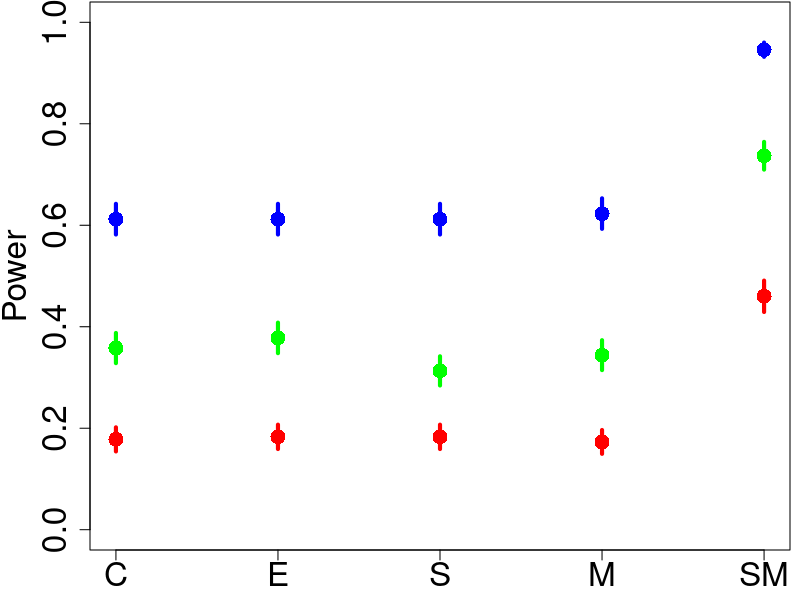
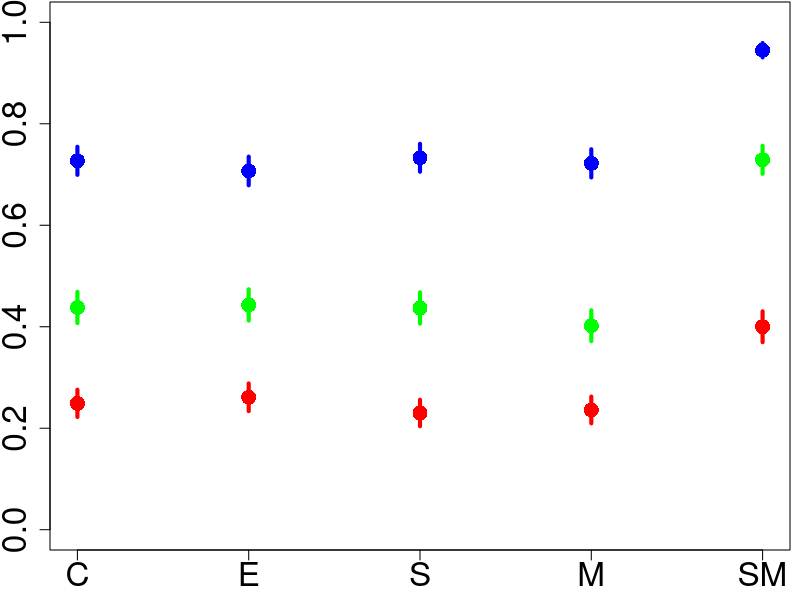
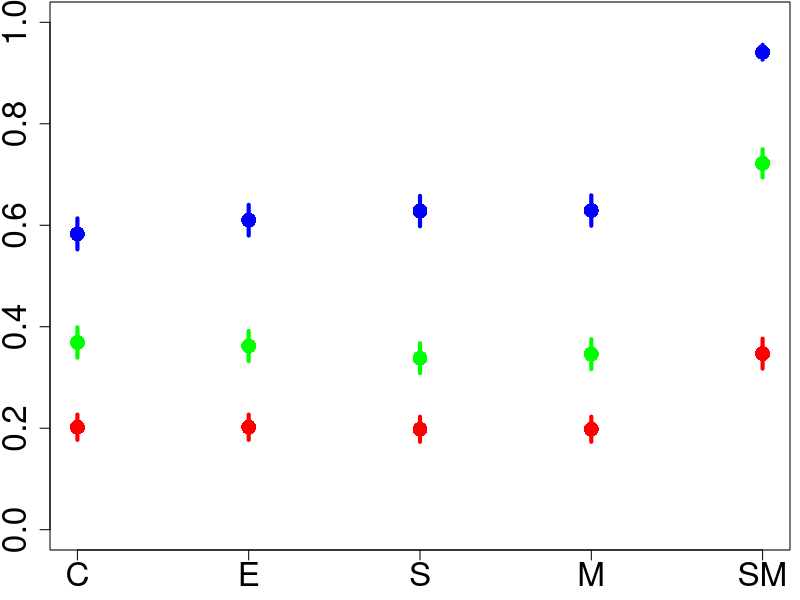
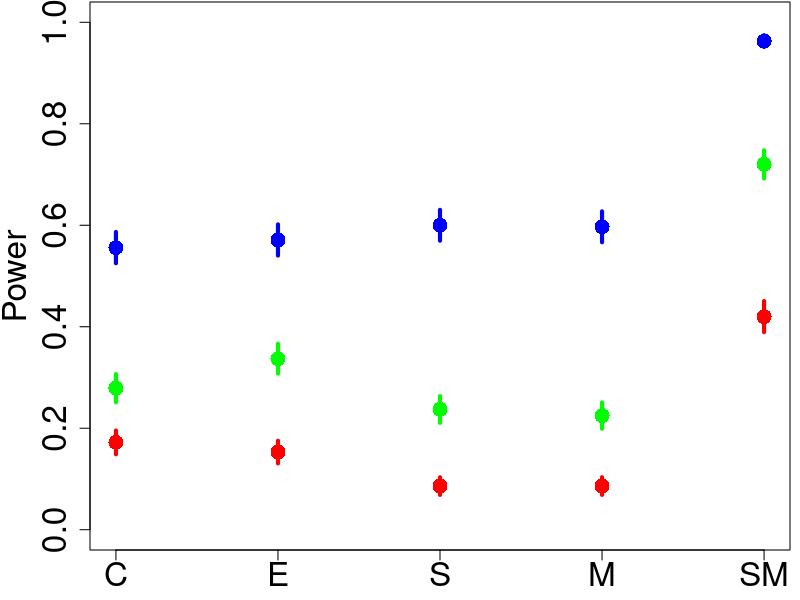
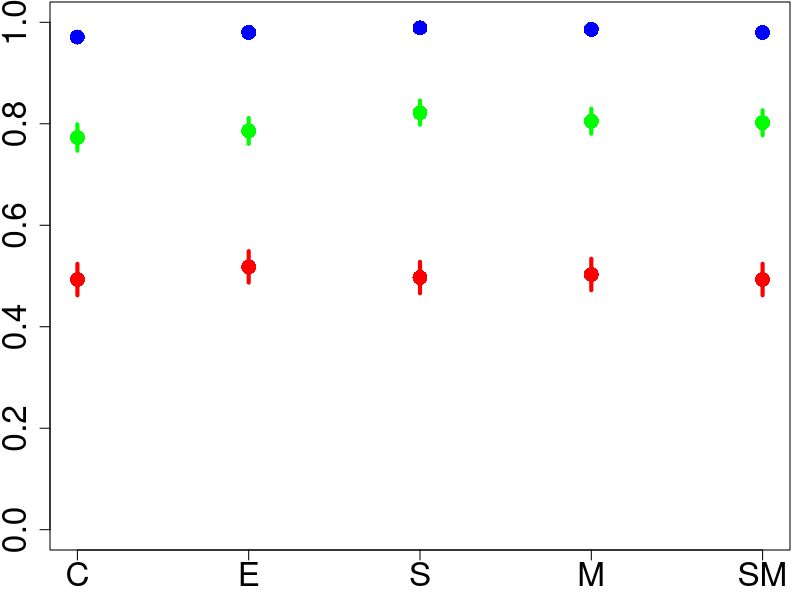
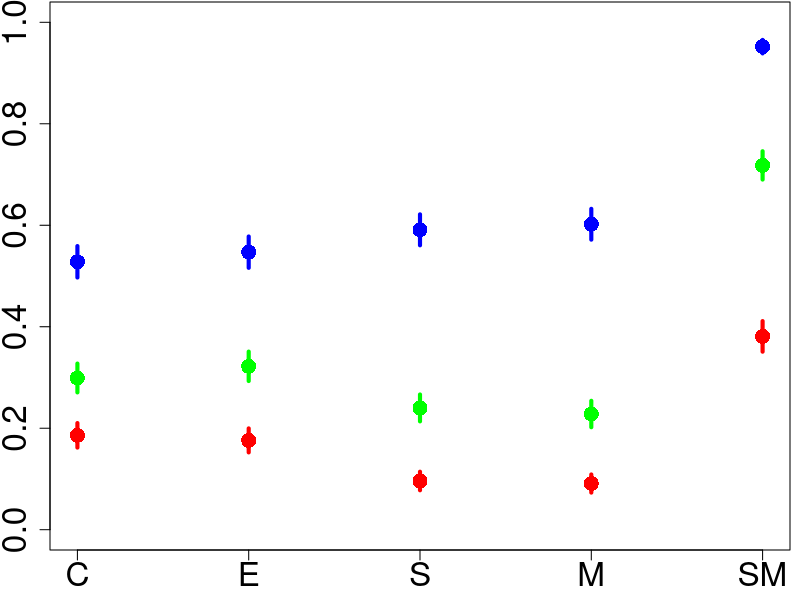
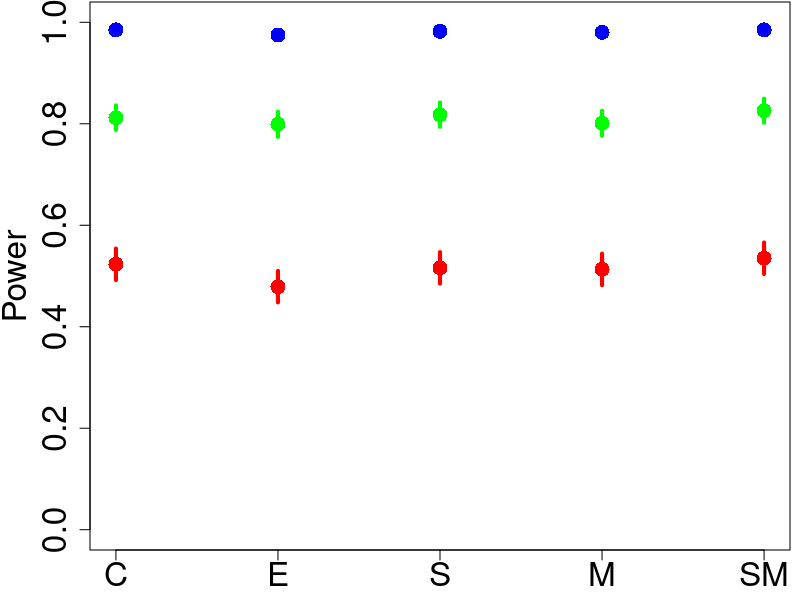
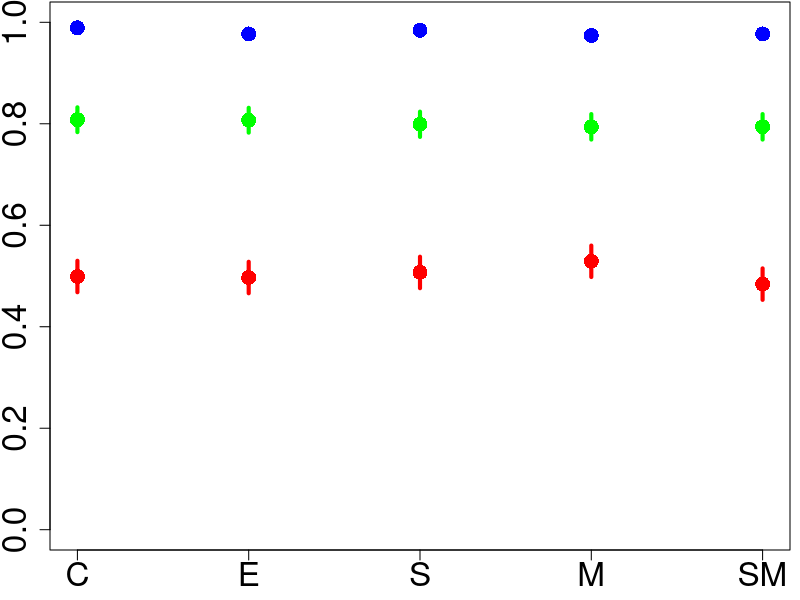

These charts were generated, in order, by the following R code:
setwd("c:/users/kapelner/workspace/StatTurk/matching_sims")
POW = read.csv("all_powers.csv", row.names = NULL)

POW

n_50_col = "red"
n_100_col = "green"
n_200_col = "blue"
offset_classic = 2
offset_linear = 7
offset_exact = 12
offset_mod_I = 1
offset_mod_II = 4
offset_mod_III = 7
PCH_symbol = 16
METHOD_NAMES = c("C", "E", "S", "M", "SM")
CEX_SIZE = 2
GEN_FOR_FILES = TRUE
MARGINS_INNER = c(2.5,2.5,0.1,0.5)
MARGINS = c(2.5,4.5,0.1,0.5)
DOT_SIZE = 2
LINE_THICKNESS = 4

graphics.off()
par(mar=MARGINS)

########MODEL I Classic
if (GEN_FOR_FILES){
	pdf("model_I_classic.PDF")
	par(mar=MARGINS)
} else {
	windows()
}
plot(1:5, rep(0, 5), ylim = c(0, 1), xlab = "", ylab = "Power", cex.lab = CEX_SIZE, type = "n", xaxt = "n", cex.axis = CEX_SIZE)
axis(1, at = 1:5, labels = METHOD_NAMES, cex.axis = CEX_SIZE)
points(1:5, POW[offset_mod_I, (offset_classic + 1:5)], ylim = c(0, 1), cex = DOT_SIZE, xlab = "", ylab = "Power", col = n_50_col, pch = PCH_symbol)
for (i in 1 : 5){
	mid = POW[offset_mod_I, offset_classic + i]
	moe = 1.96 * sqrt(mid * (1 - mid) / 1000)
	segments(i, mid - moe, i, mid + moe, col = n_50_col, lwd = LINE_THICKNESS)
}
points(1:5, POW[(offset_mod_I + 1), (offset_classic + 1:5)], ylim = c(0, 1), cex = DOT_SIZE, xlab = "", ylab = "Power", col = n_100_col, pch = PCH_symbol)
for (i in 1 : 5){
	mid = POW[(offset_mod_I + 1), offset_classic + i]
	moe = 1.96 * sqrt(mid * (1 - mid) / 1000)
	segments(i, mid - moe, i, mid + moe, col = n_100_col, lwd = LINE_THICKNESS)
}
points(1:5, POW[(offset_mod_I + 2), (offset_classic + 1:5)], ylim = c(0, 1), cex = DOT_SIZE, xlab = "", ylab = "Power", col = n_200_col, pch = PCH_symbol)
for (i in 1 : 5){
	mid = POW[(offset_mod_I + 2), offset_classic + i]
	moe = 1.96 * sqrt(mid * (1 - mid) / 1000)
	segments(i, mid - moe, i, mid + moe, col = n_200_col, lwd = LINE_THICKNESS)
}
if (GEN_FOR_FILES){
	dev.off()
}


########MODEL I Linear
if (GEN_FOR_FILES){
	pdf("model_I_linear.PDF")
	par(mar=MARGINS_INNER)
} else {
	windows()
}
plot(1:5, rep(0, 5), ylim = c(0, 1), xlab = "", ylab = "Power", type = "n", xaxt = "n", cex.axis = CEX_SIZE)
axis(1, at = 1:5, labels = METHOD_NAMES, cex.axis = CEX_SIZE)
points(1:5, POW[offset_mod_I, (offset_linear + 1:5)], ylim = c(0, 1), cex = DOT_SIZE, xlab = "", ylab = "Power", col = n_50_col, pch = PCH_symbol)
for (i in 1 : 5){
	mid = POW[offset_mod_I, offset_linear + i]
	moe = 1.96 * sqrt(mid * (1 - mid) / 1000)
	segments(i, mid - moe, i, mid + moe, col = n_50_col, lwd = LINE_THICKNESS)
}
points(1:5, POW[(offset_mod_I + 1), (offset_linear + 1:5)], ylim = c(0, 1), cex = DOT_SIZE, xlab = "", ylab = "Power", col = n_100_col, pch = PCH_symbol)
for (i in 1 : 5){
	mid = POW[(offset_mod_I + 1), offset_linear + i]
	moe = 1.96 * sqrt(mid * (1 - mid) / 1000)
	segments(i, mid - moe, i, mid + moe, col = n_100_col, lwd = LINE_THICKNESS)
}
points(1:5, POW[(offset_mod_I + 2), (offset_linear + 1:5)], ylim = c(0, 1), cex = DOT_SIZE, xlab = "", ylab = "Power", col = n_200_col, pch = PCH_symbol)
for (i in 1 : 5){
	mid = POW[(offset_mod_I + 2), offset_linear + i]
	moe = 1.96 * sqrt(mid * (1 - mid) / 1000)
	segments(i, mid - moe, i, mid + moe, col = n_200_col, lwd = LINE_THICKNESS)
}
if (GEN_FOR_FILES){
	dev.off()
}



########MODEL I Exact
if (GEN_FOR_FILES){
	pdf("model_I_exact.PDF")
	par(mar=MARGINS_INNER)
} else {
	windows()
}
plot(1:5, rep(0, 5), ylim = c(0, 1), xlab = "", ylab = "Power", type = "n", xaxt = "n", cex.axis = CEX_SIZE)
axis(1, at = 1:5, labels = METHOD_NAMES, cex.axis = CEX_SIZE)
points(1:5, POW[offset_mod_I, (offset_exact + 1:5)], ylim = c(0, 1), cex = DOT_SIZE, xlab = "", ylab = "Power", col = n_50_col, pch = PCH_symbol)
for (i in 1 : 5){
	mid = POW[offset_mod_I, offset_exact + i]
	moe = 1.96 * sqrt(mid * (1 - mid) / 1000)
	segments(i, mid - moe, i, mid + moe, col = n_50_col, lwd = LINE_THICKNESS)
}
points(1:5, POW[(offset_mod_I + 1), (offset_exact + 1:5)], ylim = c(0, 1), cex = DOT_SIZE, xlab = "", ylab = "Power", col = n_100_col, pch = PCH_symbol)
for (i in 1 : 5){
	mid = POW[(offset_mod_I + 1), offset_exact + i]
	moe = 1.96 * sqrt(mid * (1 - mid) / 1000)
	segments(i, mid - moe, i, mid + moe, col = n_100_col, lwd = LINE_THICKNESS)
}
points(1:5, POW[(offset_mod_I + 2), (offset_exact + 1:5)], ylim = c(0, 1), cex = DOT_SIZE, xlab = "", ylab = "Power", col = n_200_col, pch = PCH_symbol)
for (i in 1 : 5){
	mid = POW[(offset_mod_I + 2), offset_exact + i]
	moe = 1.96 * sqrt(mid * (1 - mid) / 1000)
	segments(i, mid - moe, i, mid + moe, col = n_200_col, lwd = LINE_THICKNESS)
}
if (GEN_FOR_FILES){
	dev.off()
}




########MODEL II Classic
if (GEN_FOR_FILES){
	pdf("model_II_classic.PDF")
	par(mar=MARGINS)
} else {
	windows()
}
plot(1:5, rep(0, 5), ylim = c(0, 1), xlab = "", ylab = "Power", cex.lab = CEX_SIZE, type = "n", xaxt = "n", cex.axis = CEX_SIZE)
axis(1, at = 1:5, labels = METHOD_NAMES, cex.axis = CEX_SIZE)
points(1:5, POW[offset_mod_II, (offset_classic + 1:5)], ylim = c(0, 1), cex = DOT_SIZE, xlab = "", ylab = "Power", col = n_50_col, pch = PCH_symbol)
for (i in 1 : 5){
	mid = POW[offset_mod_II, offset_classic + i]
	moe = 1.96 * sqrt(mid * (1 - mid) / 1000)
	segments(i, mid - moe, i, mid + moe, col = n_50_col, lwd = LINE_THICKNESS)
}
points(1:5, POW[(offset_mod_II + 1), (offset_classic + 1:5)], ylim = c(0, 1), cex = DOT_SIZE, xlab = "", ylab = "Power", col = n_100_col, pch = PCH_symbol)
for (i in 1 : 5){
	mid = POW[(offset_mod_II + 1), offset_classic + i]
	moe = 1.96 * sqrt(mid * (1 - mid) / 1000)
	segments(i, mid - moe, i, mid + moe, col = n_100_col, lwd = LINE_THICKNESS)
}
points(1:5, POW[(offset_mod_II + 2), (offset_classic + 1:5)], ylim = c(0, 1), cex = DOT_SIZE, xlab = "", ylab = "Power", col = n_200_col, pch = PCH_symbol)
for (i in 1 : 5){
	mid = POW[(offset_mod_II + 2), offset_classic + i]
	moe = 1.96 * sqrt(mid * (1 - mid) / 1000)
	segments(i, mid - moe, i, mid + moe, col = n_200_col, lwd = LINE_THICKNESS)
}
if (GEN_FOR_FILES){
	dev.off()
}



########MODEL II Linear
if (GEN_FOR_FILES){
	pdf("model_II_linear.PDF")
	par(mar=MARGINS_INNER)
} else {
	windows()
}
plot(1:5, rep(0, 5), ylim = c(0, 1), xlab = "", ylab = "Power", type = "n", xaxt = "n", cex.axis = CEX_SIZE)
axis(1, at = 1:5, labels = METHOD_NAMES, cex.axis = CEX_SIZE)
points(1:5, POW[offset_mod_II, (offset_linear + 1:5)], ylim = c(0, 1), cex = DOT_SIZE, xlab = "", ylab = "Power", col = n_50_col, pch = PCH_symbol)
for (i in 1 : 5){
	mid = POW[offset_mod_II, offset_linear + i]
	moe = 1.96 * sqrt(mid * (1 - mid) / 1000)
	segments(i, mid - moe, i, mid + moe, col = n_50_col, lwd = LINE_THICKNESS)
}
points(1:5, POW[(offset_mod_II + 1), (offset_linear + 1:5)], ylim = c(0, 1), cex = DOT_SIZE, xlab = "", ylab = "Power", col = n_100_col, pch = PCH_symbol)
for (i in 1 : 5){
	mid = POW[(offset_mod_II + 1), offset_linear + i]
	moe = 1.96 * sqrt(mid * (1 - mid) / 1000)
	segments(i, mid - moe, i, mid + moe, col = n_100_col, lwd = LINE_THICKNESS)
}
points(1:5, POW[(offset_mod_II + 2), (offset_linear + 1:5)], ylim = c(0, 1), cex = DOT_SIZE, xlab = "", ylab = "Power", col = n_200_col, pch = PCH_symbol)
for (i in 1 : 5){
	mid = POW[(offset_mod_II + 2), offset_linear + i]
	moe = 1.96 * sqrt(mid * (1 - mid) / 1000)
	segments(i, mid - moe, i, mid + moe, col = n_200_col, lwd = LINE_THICKNESS)
}
if (GEN_FOR_FILES){
	dev.off()
}



########MODEL II Exact
if (GEN_FOR_FILES){
	pdf("model_II_exact.PDF")
	par(mar=MARGINS_INNER)
} else {
	windows()
}
plot(1:5, rep(0, 5), ylim = c(0, 1), xlab = "", ylab = "Power", type = "n", xaxt = "n", cex.axis = CEX_SIZE)
axis(1, at = 1:5, labels = METHOD_NAMES, cex.axis = CEX_SIZE)
points(1:5, POW[offset_mod_II, (offset_exact + 1:5)], ylim = c(0, 1), cex = DOT_SIZE, xlab = "", ylab = "Power", col = n_50_col, pch = PCH_symbol)
for (i in 1 : 5){
	mid = POW[offset_mod_II, offset_exact + i]
	moe = 1.96 * sqrt(mid * (1 - mid) / 1000)
	segments(i, mid - moe, i, mid + moe, col = n_50_col, lwd = LINE_THICKNESS)
}
points(1:5, POW[(offset_mod_II + 1), (offset_exact + 1:5)], ylim = c(0, 1), cex = DOT_SIZE, xlab = "", ylab = "Power", col = n_100_col, pch = PCH_symbol)
for (i in 1 : 5){
	mid = POW[(offset_mod_II + 1), offset_exact + i]
	moe = 1.96 * sqrt(mid * (1 - mid) / 1000)
	segments(i, mid - moe, i, mid + moe, col = n_100_col, lwd = LINE_THICKNESS)
}
points(1:5, POW[(offset_mod_II + 2), (offset_exact + 1:5)], ylim = c(0, 1), cex = DOT_SIZE, xlab = "", ylab = "Power", col = n_200_col, pch = PCH_symbol)
for (i in 1 : 5){
	mid = POW[(offset_mod_II + 2), offset_exact + i]
	moe = 1.96 * sqrt(mid * (1 - mid) / 1000)
	segments(i, mid - moe, i, mid + moe, col = n_200_col, lwd = LINE_THICKNESS)
}
if (GEN_FOR_FILES){
	dev.off()
}



########MODEL III Classic
if (GEN_FOR_FILES){
	pdf("model_III_classic.PDF")
	par(mar=MARGINS)
} else {
	windows()
}
plot(1:5, rep(0, 5), ylim = c(0, 1), xlab = "", ylab = "Power", cex.lab = CEX_SIZE, type = "n", xaxt = "n", cex.axis = CEX_SIZE)
axis(1, at = 1:5, labels = METHOD_NAMES, cex.axis = CEX_SIZE)
points(1:5, POW[offset_mod_III, (offset_classic + 1:5)], ylim = c(0, 1), cex = DOT_SIZE, xlab = "", ylab = "Power", col = n_50_col, pch = PCH_symbol)
for (i in 1 : 5){
	mid = POW[offset_mod_III, offset_classic + i]
	moe = 1.96 * sqrt(mid * (1 - mid) / 1000)
	segments(i, mid - moe, i, mid + moe, col = n_50_col, lwd = LINE_THICKNESS)
}
points(1:5, POW[(offset_mod_III + 1), (offset_classic + 1:5)], ylim = c(0, 1), cex = DOT_SIZE, xlab = "", ylab = "Power", col = n_100_col, pch = PCH_symbol)
for (i in 1 : 5){
	mid = POW[(offset_mod_III + 1), offset_classic + i]
	moe = 1.96 * sqrt(mid * (1 - mid) / 1000)
	segments(i, mid - moe, i, mid + moe, col = n_100_col, lwd = LINE_THICKNESS)
}
points(1:5, POW[(offset_mod_III + 2), (offset_classic + 1:5)], ylim = c(0, 1), cex = DOT_SIZE, xlab = "", ylab = "Power", col = n_200_col, pch = PCH_symbol)
for (i in 1 : 5){
	mid = POW[(offset_mod_III + 2), offset_classic + i]
	moe = 1.96 * sqrt(mid * (1 - mid) / 1000)
	segments(i, mid - moe, i, mid + moe, col = n_200_col, lwd = LINE_THICKNESS)
}
if (GEN_FOR_FILES){
	dev.off()
}



########MODEL III Linear
if (GEN_FOR_FILES){
	pdf("model_III_linear.PDF")
	par(mar=MARGINS_INNER)
} else {
	windows()
}
plot(1:5, rep(0, 5), ylim = c(0, 1), xlab = "", ylab = "Power", type = "n", xaxt = "n", cex.axis = CEX_SIZE)
axis(1, at = 1:5, labels = METHOD_NAMES, cex.axis = CEX_SIZE)
points(1:5, POW[offset_mod_III, (offset_linear + 1:5)], ylim = c(0, 1), cex = DOT_SIZE, xlab = "", ylab = "Power", col = n_50_col, pch = PCH_symbol)
for (i in 1 : 5){
	mid = POW[offset_mod_III, offset_linear + i]
	moe = 1.96 * sqrt(mid * (1 - mid) / 1000)
	segments(i, mid - moe, i, mid + moe, col = n_50_col, lwd = LINE_THICKNESS)
}
points(1:5, POW[(offset_mod_III + 1), (offset_linear + 1:5)], ylim = c(0, 1), cex = DOT_SIZE, xlab = "", ylab = "Power", col = n_100_col, pch = PCH_symbol)
for (i in 1 : 5){
	mid = POW[(offset_mod_III + 1), offset_linear + i]
	moe = 1.96 * sqrt(mid * (1 - mid) / 1000)
	segments(i, mid - moe, i, mid + moe, col = n_100_col, lwd = LINE_THICKNESS)
}
points(1:5, POW[(offset_mod_III + 2), (offset_linear + 1:5)], ylim = c(0, 1), cex = DOT_SIZE, xlab = "", ylab = "Power", col = n_200_col, pch = PCH_symbol)
for (i in 1 : 5){
	mid = POW[(offset_mod_III + 2), offset_linear + i]
	moe = 1.96 * sqrt(mid * (1 - mid) / 1000)
	segments(i, mid - moe, i, mid + moe, col = n_200_col, lwd = LINE_THICKNESS)
}
if (GEN_FOR_FILES){
	dev.off()
}



########MODEL III Exact
if (GEN_FOR_FILES){
	pdf("model_III_exact.PDF")
	par(mar=MARGINS_INNER)
} else {
	windows()
}
plot(1:5, rep(0, 5), ylim = c(0, 1), xlab = "", ylab = "Power", type = "n", xaxt = "n", cex.axis = CEX_SIZE)
axis(1, at = 1:5, labels = METHOD_NAMES, cex.axis = CEX_SIZE)
points(1:5, POW[offset_mod_III, (offset_exact + 1:5)], ylim = c(0, 1), cex = DOT_SIZE, xlab = "", ylab = "Power", col = n_50_col, pch = PCH_symbol)
for (i in 1 : 5){
	mid = POW[offset_mod_III, offset_exact + i]
	moe = 1.96 * sqrt(mid * (1 - mid) / 1000)
	segments(i, mid - moe, i, mid + moe, col = n_50_col, lwd = LINE_THICKNESS)
}
points(1:5, POW[(offset_mod_III + 1), (offset_exact + 1:5)], ylim = c(0, 1), cex = DOT_SIZE, xlab = "", ylab = "Power", col = n_100_col, pch = PCH_symbol)
for (i in 1 : 5){
	mid = POW[(offset_mod_III + 1), offset_exact + i]
	moe = 1.96 * sqrt(mid * (1 - mid) / 1000)
	segments(i, mid - moe, i, mid + moe, col = n_100_col, lwd = LINE_THICKNESS)
}
points(1:5, POW[(offset_mod_III + 2), (offset_exact + 1:5)], ylim = c(0, 1), cex = DOT_SIZE, xlab = "", ylab = "Power", col = n_200_col, pch = PCH_symbol)
for (i in 1 : 5){
	mid = POW[(offset_mod_III + 2), offset_exact + i]
	moe = 1.96 * sqrt(mid * (1 - mid) / 1000)
	segments(i, mid - moe, i, mid + moe, col = n_200_col, lwd = LINE_THICKNESS)
}
if (GEN_FOR_FILES){
	dev.off()
}